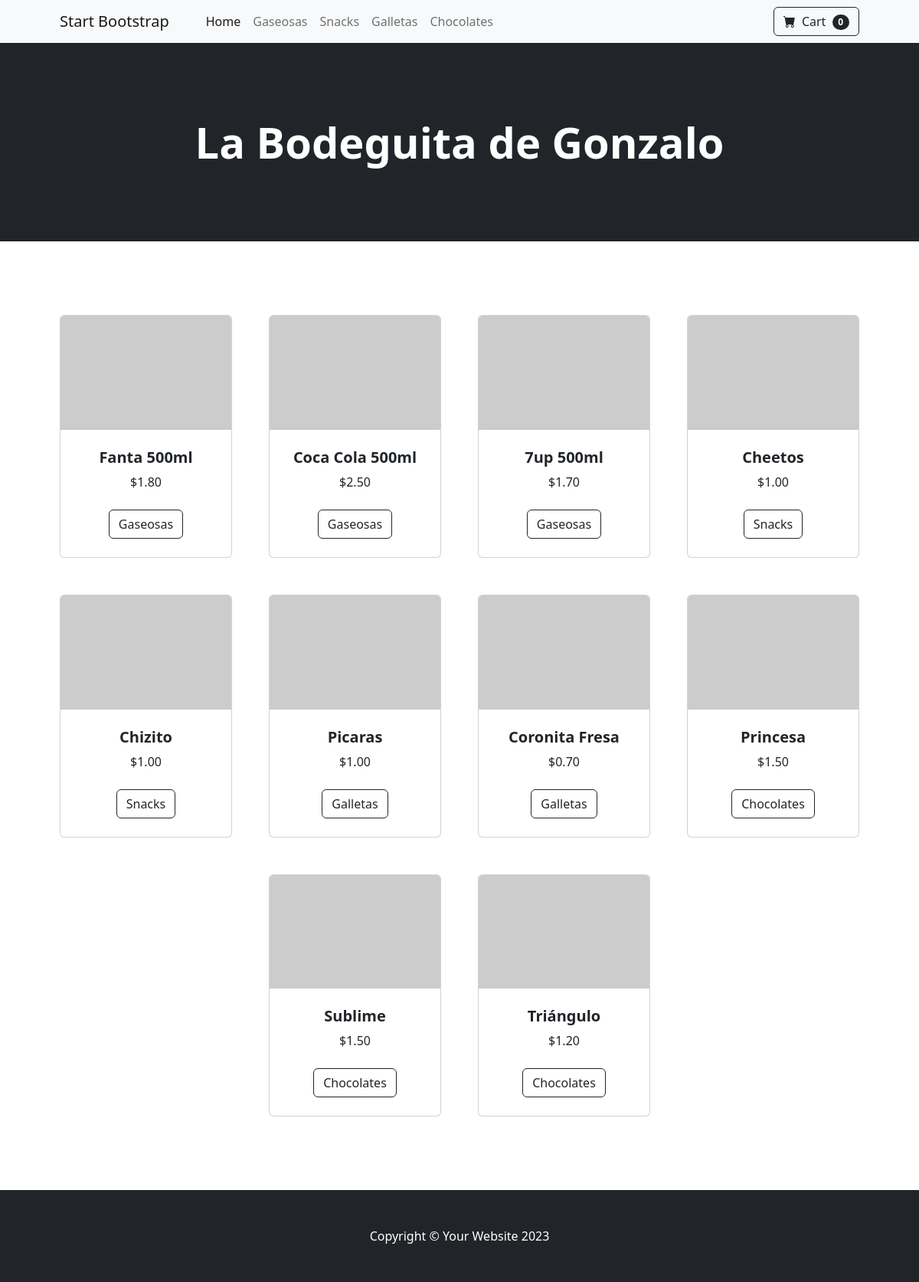
The page / on the database its author committed.
### tienda/models.py (models this page shows, shortened)
class Categoria(models.Model):
    nombre = models.CharField(max_length=200)
    pub_date = models.DateTimeField('fecha de registro',auto_now=True)

class Producto(models.Model):
    categoria = models.ForeignKey(Categoria,on_delete=models.CASCADE)
    nombre = models.CharField(max_length=200)
    precio = models.DecimalField(max_digits=6,decimal_places=2)
    stock = models.IntegerField(default=0)
    pub_date = models.DateTimeField('date published')

### tienda/views.py (the view)
# urls.py: path('', views.index,),
def index(request):
    lista_prodcutos = Producto.objects.all()
    lista_categorias = Categoria.objects.all()
    context = {
        'productos':lista_prodcutos,
        'categorias':lista_categorias
    }
    return render(request,'index.html',context)

### tienda/templates/index.html
{% extends 'layout.html' %}
{% block content %}
<div class="container px-4 px-lg-5 mt-5">
    <div class="row gx-4 gx-lg-5 row-cols-2 row-cols-md-3 row-cols-xl-4 justify-content-center">
        {% for prod in productos %}
        <div class="col mb-5">
            <div class="card h-100">
                <img class="card-img-top" src="https://dummyimage.com/450x300/dee2e6/6c757d.jpg" alt="..." />
                <div class="card-body p-4">
                    <div class="text-center">
                        <h5 class="fw-bolder">{{prod.nombre}}</h5>
                        ${{prod.precio}}
                    </div>
                </div>
                <div class="card-footer p-4 pt-0 border-top-0 bg-transparent">
                    <div class="text-center"><a class="btn btn-outline-dark mt-auto" href="#">{{prod.categoria.nombre}}</a></div>
                </div>
            </div>
        </div>
        {% endfor %}
    </div>
</div>
{% endblock %}

### tienda/templates/layout.html (shortened to what this page needs)
{% load static %}
<!DOCTYPE html>
<html lang="en">
    <head>
        <link href="https://cdn.jsdelivr.net/npm/bootstrap-icons@1.5.0/font/bootstrap-icons.css" rel="stylesheet" />
        <link href="{% static 'css/styles.css' %}" rel="stylesheet" />
    </head>
    <body>
        <nav class="navbar navbar-expand-lg navbar-light bg-light">
            <div class="container px-4 px-lg-5">
                <a class="navbar-brand" href="#!">Start Bootstrap</a>
                <div class="collapse navbar-collapse" id="navbarSupportedContent">
                    <ul class="navbar-nav me-auto mb-2 mb-lg-0 ms-lg-4">
                        <li class="nav-item"><a class="nav-link active" aria-current="page" href="#!">Home</a></li>
                        {% for cat in categorias %}
                        <li class="nav-item"><a class="nav-link" href="/categoria/{{cat.id}}">{{cat.nombre}}</a></li>
                        {% endfor %}
                    </ul>
                    <form class="d-flex">
                        <button class="btn btn-outline-dark" type="submit">
                            <i class="bi-cart-fill me-1"></i>
                            Cart
                            <span class="badge bg-dark text-white ms-1 rounded-pill">0</span>
                        </button>
                    </form>
                </div>
            </div>
        </nav>
        <header class="bg-dark py-5">
            <div class="container px-4 px-lg-5 my-5">
                <div class="text-center text-white">
                    <h1 class="display-4 fw-bolder">La Bodeguita de Gonzalo</h1>
                </div>
            </div>
        </header>
        <section class="py-5">
            {% block content %}
            {% endblock %}
        </section>
        <footer class="py-5 bg-dark">
            <div class="container"><p class="m-0 text-center text-white">Copyright &copy; Your Website 2023</p></div>
        </footer>
    </body>
</html>

### rows shown on the page
Categoria: nombre "Gaseosas"
Categoria: nombre "Snacks"
Categoria: nombre "Galletas"
Categoria: nombre "Chocolates"
Producto: nombre "Fanta 500ml", precio "1.80", categoria.nombre "Gaseosas"
Producto: nombre "Coca Cola 500ml", precio "2.50", categoria.nombre "Gaseosas"
Producto: nombre "7up 500ml", precio "1.70", categoria.nombre "Gaseosas"
Producto: nombre "Cheetos", precio "1.00", categoria.nombre "Snacks"
Producto: nombre "Chizito", precio "1.00", categoria.nombre "Snacks"
Producto: nombre "Picaras", precio "1.00", categoria.nombre "Galletas"
Producto: nombre "Coronita Fresa", precio "0.70", categoria.nombre "Galletas"
Producto: nombre "Princesa", precio "1.50", categoria.nombre "Chocolates"
Producto: nombre "Sublime", precio "1.50", categoria.nombre "Chocolates"
Producto: nombre "Triángulo", precio "1.20", categoria.nombre "Chocolates"
